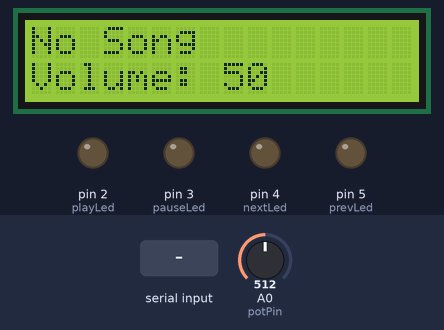
Bench run of a sketch on a simulated Arduino Uno, built with avr-gcc and run on an emulated ATmega328P. On the bench: 16×2 character LCD, output pins drawn as LEDs (lit = HIGH). The test bench sets the inputs (shaded band); at power-on: A0 (potPin) = 512. What the sketch prints to the serial monitor is not drawn.

Above: at 3.2 s.
3.3 s: "90,45\n" received over Serial
At 4.0 s:
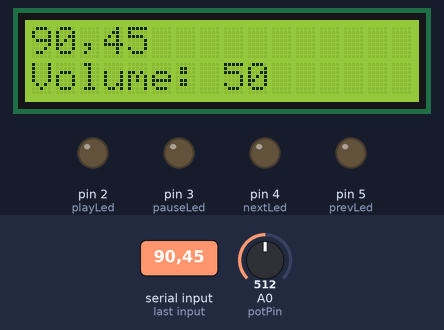
5.7 s: "Next\n" received over Serial
At 6.1 s:
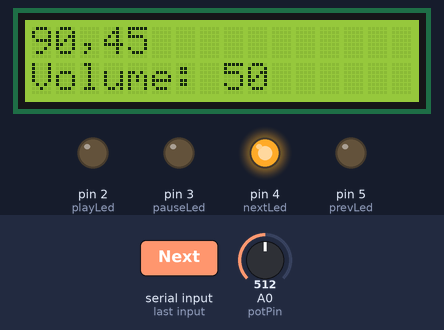
7.2 s: "Previous\n" received over Serial
At 7.6 s:
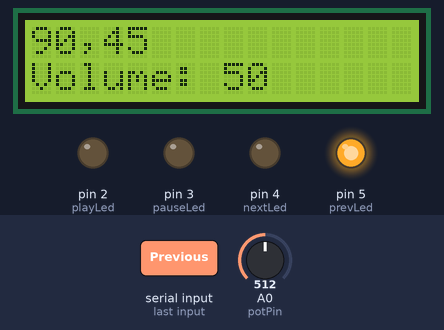
8.7 s: A0 (potPin) set to 1010
At 9.7 s:
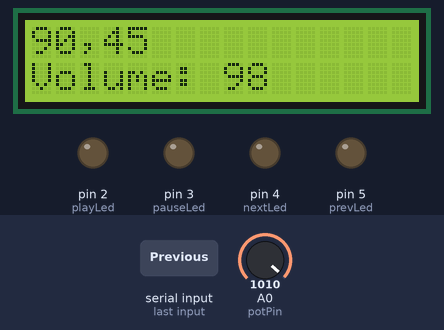
10.2 s: A0 (potPin) set to 1023
At 11.3 s:
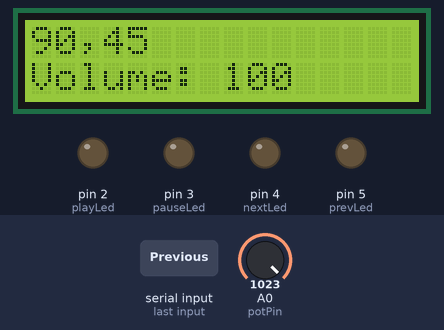
11.7 s: "Play\n" received over Serial
At 12.8 s:
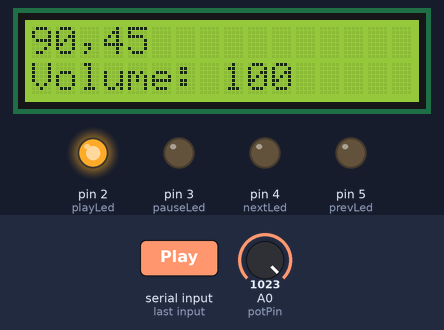
Timing chart, 0 to 14.7 s (numbered marks = the images above; inputs shaded):
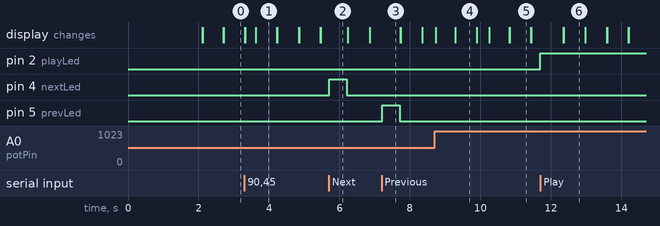

Measured:
- after the input at 3.3 s, the display: first differs from a run without the input after 0.32 s (image 1)
- after the input at 5.7 s, pin 4 (nextLed): LOW → HIGH at once, → LOW 0.50 s later
- after the input at 7.2 s, pin 5 (prevLed): LOW → HIGH at once, → LOW 0.50 s later
- after the input at 10.2 s, the display: changes after 0.05 s (image 5)
- after the input at 11.7 s, pin 2 (playLed): LOW → HIGH at once
- what the display in image 1 shows lasts 0.6 s, from 3.6 s to 4.2 s

The sketch:

finalVersion_arduino.ino
```cpp
#include <Wire.h>
#include <LiquidCrystal_I2C.h>

// LCD initialization, note that the I2C address may need to be changed to 0x3F
LiquidCrystal_I2C lcd(0x27, 16, 2);

// LED pin definitions
const int playLed = 2;  // green
const int pauseLed = 3; // red
const int nextLed = 4;  // yellow
const int prevLed = 5;  // white

// Potentiometer pin definition
const int potPin = A0;  // Analog pin connected to the potentiometer

// Volume state
int volume = 0;
int receivedVolume = -1;  // Used to store volume received from Python

// Currently playing song name
String currentSong = "No Song";

// Scroll display settings
unsigned long previousMillis = 0;  // Store the last update time
const long interval = 300;         // Scroll update interval (300 milliseconds)
int songStartPos = 0;  // Starting position for scrolling song name

void setup() {
  Serial.begin(9600);
  Wire.begin(); // Ensure I2C initialization

  // Initialize the LCD and turn on the backlight
  lcd.begin(16, 2);  // Initialize the LCD display
  lcd.backlight();   // Turn on the backlight

  // Set LED pins as output
  pinMode(playLed, OUTPUT);
  pinMode(pauseLed, OUTPUT);
  pinMode(nextLed, OUTPUT);
  pinMode(prevLed, OUTPUT);

  // Set potentiometer pin as input
  pinMode(potPin, INPUT);

  resetLeds();

  // Clear the screen and display initial message
  lcd.clear();
  lcd.setCursor(0, 0);
  lcd.print("System Ready");
  delay(2000); // Delay to display the message
  lcd.clear(); // Clear the screen
}

void loop() {
  // Receive volume value from Python
  if (Serial.available() > 0) {
    String input = Serial.readStringUntil('\n');
    input.trim(); // Remove extra spaces or newlines
    if (input.startsWith("Volume:")) {
      // If the received data is volume, update volume
      receivedVolume = input.substring(7).toInt(); // Extract and convert volume value to integer
    } else {
      // Handle other commands or song names
      processInput(input);
    }
  }

  // Read potentiometer value to adjust volume (if volume not set via potentiometer)
  if (receivedVolume == -1) {
    int potValue = analogRead(potPin);  // Read potentiometer value (0 to 1023)
    adjustVolume(potValue);
  } else {
    // If volume value is received, use it directly
    volume = receivedVolume;
    receivedVolume = -1;  // Reset received volume marker
  }

  // Send volume to Python
  sendVolumeToPython(volume);

  // Update volume display
  lcd.setCursor(0, 1);
  lcd.print("Volume: ");
  lcd.print(volume);
  lcd.print("   ");  // Clear previous digits on the display

  // Scroll song name
  scrollSongName();
}

// Handle input (commands or song names)
void processInput(String input) {
  // Turn on the corresponding LED based on the command
  if (input == "Play") {
    if (digitalRead(playLed) == LOW) { // If Play LED is off, turn it on
      resetLeds(); // Reset all LEDs
      digitalWrite(playLed, HIGH); // Turn on Play LED
    }
  } else if (input == "Pause") {
    if (digitalRead(pauseLed) == LOW) { // If Pause LED is off, turn it on
      resetLeds(); // Reset all LEDs
      digitalWrite(pauseLed, HIGH); // Turn on Pause LED
    }
  } else if (input == "Next") {
    resetLeds(); // Reset all LEDs
    digitalWrite(nextLed, HIGH); // Turn on Next LED
    delay(500);  // Keep Next LED on for 500 milliseconds
    digitalWrite(nextLed, LOW); // Turn off after 500 milliseconds
  } else if (input == "Previous") {
    resetLeds(); // Reset all LEDs
    digitalWrite(prevLed, HIGH); // Turn on Previous LED
    delay(500);  // Keep Previous LED on for 500 milliseconds
    digitalWrite(prevLed, LOW); // Turn off after 500 milliseconds
  } else {
    // Handle other input (song name)
    currentSong = input;
    songStartPos = 0;  // Reset scrolling start position
  }
}

// Volume adjustment logic
void adjustVolume(int potValue) {
  // Map potentiometer value from 0~1023 to volume range of 0~100
  volume = map(potValue, 0, 1023, 0, 100);
}

// Scroll song name
void scrollSongName() {
  unsigned long currentMillis = millis();

  // Scroll every 300 milliseconds
  if (currentMillis - previousMillis >= interval) {
    previousMillis = currentMillis;

    // If song name length exceeds 16 characters, start scrolling
    if (currentSong.length() > 16) {
      // Display 16 characters from the current start position
      lcd.clear();
      lcd.setCursor(0, 0);
      lcd.print(currentSong.substring(songStartPos, songStartPos + 16));

      // Update start position for cyclic scrolling
      songStartPos++;
      if (songStartPos + 16 > currentSong.length()) {
        songStartPos = 0; // Restart scrolling from the beginning
      }
    } else {
      // If song name is short, display it directly
      lcd.clear();
      lcd.setCursor(0, 0);
      lcd.print(currentSong);
    }
  }
}

// Reset all LED states
void resetLeds() {
  digitalWrite(playLed, LOW);
  digitalWrite(pauseLed, LOW);
  digitalWrite(nextLed, LOW);
  digitalWrite(prevLed, LOW);
}

// Send volume to Python
void sendVolumeToPython(int volume) {
  Serial.print("Volume: ");
  Serial.println(volume);  // Send volume value to Python
}
```
